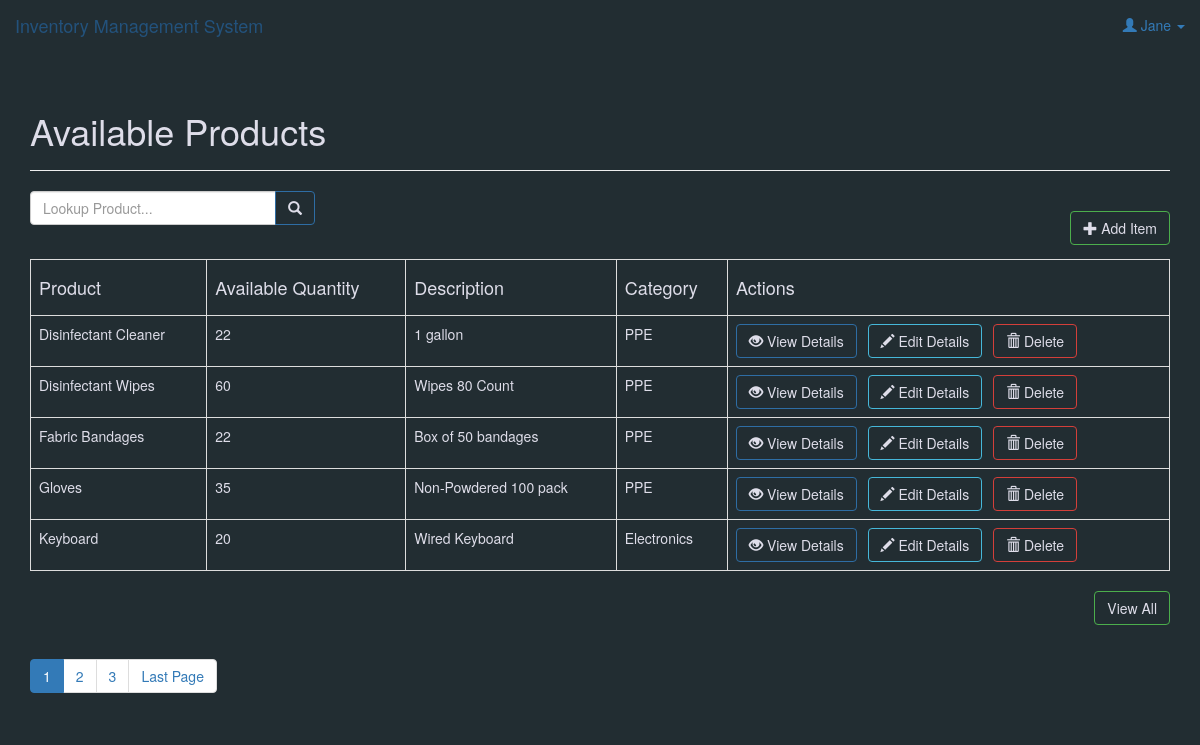
The page /products/index.php (signed in) on the database its author committed.
### tables this page shows
CREATE TABLE `products` (
  `id` int(11) NOT NULL,
  `name` varchar(32) NOT NULL,
  `description` text NOT NULL,
  `quantity` int(11) NOT NULL,
  `category_id` int(11) NOT NULL,
  `created` datetime NOT NULL,
  `modified` timestamp NOT NULL DEFAULT current_timestamp()
);

CREATE TABLE `categories` (
  `id` int(11) NOT NULL,
  `name` varchar(256) NOT NULL,
  `created` datetime NOT NULL,
  `modified` timestamp NOT NULL DEFAULT current_timestamp()
);

### products/index.php (called while the page is built, shortened)
<?php
include_once '../config/core.php';
include_once '../objects/product.php';
include_once '../objects/category.php';
$database = new Database();
$db = $database->getConnection();
$product = new Product($db);
$category = new Category($db);
include_once "layout_header.php";
$stmt = $product->readAll($from_record_num, $records_per_page);
$total_rows=$product->countAll();
include_once "read_template.php";
include_once "layout_footer.php";
?>

### objects/product.php (called while the page is built, shortened)
<?php
class Product{
    private $conn;
    private $table_name = "products";
    public function __construct($db){
        $this->conn = $db;
    }
    function readAll($from_record_num, $records_per_page){
        $query = "SELECT
                    id, name, description, quantity, category_id
                FROM
                    " . $this->table_name . "
                ORDER BY
                    name ASC
                LIMIT
                    {$from_record_num}, {$records_per_page}";
        $stmt = $this->conn->prepare( $query );
        $stmt->execute();
        return $stmt;
    }
public function countAll(){
    $query = "SELECT id FROM " . $this->table_name . "";
    $stmt = $this->conn->prepare( $query );
    $stmt->execute();
    $num = $stmt->rowCount();
    return $num;
}
}
?>

### config/core.php (called while the page is built, shortened)
<?php
$page = isset($_GET['page']) ? $_GET['page'] : 1;
$records_per_page = 5;
$from_record_num = ($records_per_page * $page) - $records_per_page;
?>

### objects/category.php (called while the page is built, shortened)
<?php
class Category{
    private $conn;
    private $table_name = "categories";
    public $id;
    public function __construct($db){
        $this->conn = $db;
    }
function readName(){
    $query = "SELECT name FROM " . $this->table_name . " WHERE id = ? limit 0,1";
    $stmt = $this->conn->prepare( $query );
    $stmt->bindParam(1, $this->id);
    $stmt->execute();
    $row = $stmt->fetch(PDO::FETCH_ASSOC);
    $this->name = $row['name'];
}
}
?>

### products/read_template.php (the view)
<?php
echo "<form role='search' action='search.php'>";
    echo "<div class='input-group col-md-3 pull-left margin-right-1em'>";
        $search_value=isset($search_term) ? "value='{$search_term}'" : "";
        echo "<input type='text' class='form-control' placeholder='Lookup Product...' name='s' id='srch-term' required {$search_value} />";
        echo "<div class='input-group-btn'>";
            echo "<button class='btn btn-primary' type='submit'><i class='glyphicon glyphicon-search'></i></button>";
        echo "</div>";
    echo "</div>";
echo "</form>";
echo "<br>";
echo "<div class='right-button-margin'>";
    echo "<a href='create_product.php' class='btn btn-success pull-right'>";
        echo "<span class='glyphicon glyphicon-plus'></span> Add Item";
    echo "</a>";
echo "</div>";
if($total_rows>0){
    echo "<table class='table table-responsive table-bordered'>";
        echo "<tr>";
            echo "<th><h4> Product</h4></th>";
            echo "<th><h4> Available Quantity</h4></th>";
            echo "<th><h4> Description</h4></th>";
            echo "<th><h4> Category</h4></th>";
            echo "<th><h4> Actions</h4></th>";
        echo "</tr>";
        while ($row = $stmt->fetch(PDO::FETCH_ASSOC)){
            extract($row);
            echo "<tr>";
                echo "<td>{$name}</td>";
                echo "<td>{$quantity}</td>";
                echo "<td>{$description}</td>";
                echo "<td>";
                    $category->id = $category_id;
                    $category->readName();
                    echo $category->name;
                echo "</td>";
                echo "<td>";
                    echo "<a href='read_one.php?id={$id}' class='btn btn-primary left-margin'>";
                        echo "<span class='glyphicon glyphicon-eye-open'></span> View Details";
                    echo "</a> ";
                    echo "<a href='update_product.php?id={$id}' class='btn btn-info left-margin'>";
                        echo "<span class='glyphicon glyphicon-pencil'></span> Edit Details";
                    echo "</a> ";
                    echo "<a delete-id='{$id}' class='btn btn-danger delete-object'>";
                        echo "<span class='glyphicon glyphicon-trash'></span> Delete";
                    echo "</a> ";
                echo "</td>";
            echo "</tr>";
        }
    echo "</table>";
echo "<div class='right-button-margin'>";
echo "<a href='index.php' class='btn btn-success pull-right'>";
    echo "View All";
echo "</a>";
echo "</div>";
    include_once 'paging.php';
}
else{
    echo "<div class='alert alert-danger'>No products found.</div>";
}
?>

### libs/css/main.css (style rules this page uses)
body { background: #222D32; }
.left-margin { margin:0 .5em 0 0; }
.right-button-margin { margin: 0 0 1em 0; overflow: hidden; }
.btn-primary { color: rgb(222, 221, 233); font-size: 14px; background-color: transparent; }
.btn-success { color: rgb(222, 221, 233); font-size: 14px; background-color: transparent; }
.btn-info { color: rgb(222, 221, 233); font-size: 14px; background-color: transparent; }
.btn-danger { color: rgb(222, 221, 233); font-size: 14px; background-color: transparent; }
.table { color: rgb(222, 221, 233); }

### rows shown on the page
products: name "Disinfectant Cleaner", quantity "22", description "1 gallon", category.name "PPE"
products: name "Disinfectant Wipes", quantity "60", description "Wipes 80 Count", category.name "PPE"
products: name "Fabric Bandages", quantity "22", description "Box of 50 bandages", category.name "PPE"
products: name "Gloves", quantity "35", description "Non-Powdered 100 pack", category.name "PPE"
products: name "Keyboard", quantity "20", description "Wired Keyboard", category.name "Electronics"

### other values the page prints
$_SESSION['firstname'] "Jane"
$page_title "Available Products"
